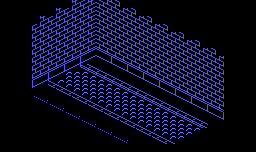

This game map was drawn from its Tiled (.tmx) file and the tilesets committed beside it. A one-line description and the full map source follow:
An orthogonal 32x19 tile map with 8x8 px tiles, 1 tile layer (Tile Layer 1).

<map version="1.0" orientation="orthogonal" renderorder="right-down" width="32" height="19" tilewidth="8" tileheight="8" nextobjectid="1">
 <tileset firstgid="1" name="tiles" tilewidth="8" tileheight="8" tilecount="6144" columns="96">
  <image source="tiles.png" width="768" height="512" />
 </tileset>
 <layer name="Tile Layer 1" width="32" height="19">
  <data encoding="csv">
1,1,1,1,1,1,1,1,1,180,1025,180,177,178,177,1,1,1,1,1,1,1,1,1,1,1,1,1,1,1,1,1,
1,1,1,1,1,1,1,180,1025,180,1025,180,177,80,177,80,177,1,1,1,1,1,1,1,1,1,1,1,1,1,1,1,
1,1,1,1,1,180,1025,180,1025,180,1025,180,177,80,177,80,177,80,177,1,1,1,1,1,1,1,1,1,1,1,1,1,
1,1,1,1,929,180,1025,180,1025,180,1025,180,177,80,177,80,177,80,177,80,177,1,1,1,1,1,1,1,1,1,1,1,
1,1,1,1,1025,180,1025,180,1025,180,929,180,177,80,177,80,177,80,177,80,177,80,177,1,1,1,1,1,1,1,1,1,
1,1,1,1,737,180,833,180,929,180,1025,180,177,80,177,80,177,80,177,80,177,80,177,80,177,1,1,1,1,1,1,1,
1,1,1,1,833,180,929,180,1025,180,1121,1122,273,176,177,80,177,80,177,80,177,80,177,80,177,80,177,1,1,1,1,1,
1,1,1,1,929,180,1025,180,1121,1122,1217,1218,369,272,273,176,177,80,177,80,177,80,177,80,177,80,177,80,1,1,1,1,
1,1,1,1,1025,180,1121,1122,1217,1218,561,562,465,368,369,272,273,176,177,80,177,80,177,80,177,80,177,80,1,1,1,1,
1,1,1,1,1121,1122,1217,1218,1320,1320,1320,560,561,562,465,368,369,272,273,176,177,80,177,80,177,80,177,80,1,1,1,1,
1,1,1,1,1217,1218,749,652,1320,1320,1320,1320,1320,560,561,562,465,368,369,272,273,176,177,80,177,178,177,80,1,1,1,1,
1,1,1,1,1,1,1,748,749,652,1320,1320,1320,1320,1320,560,561,562,465,368,369,272,273,176,177,80,177,178,1,1,1,1,
1,1,1,1,1313,1314,1,1,1,748,749,652,1320,1320,1320,1320,1320,560,561,562,465,368,369,272,273,176,177,80,1,1,1,1,
1,1,1,1,1,1,1313,1314,1,1,1,748,749,652,1320,1320,1320,1320,1320,560,561,562,465,368,369,272,273,176,1,1,1,1,
1,1,1,1,1,1,1,1,1313,1314,1,1,1,748,749,652,1320,1320,1320,1320,1320,560,561,562,465,368,369,272,1,1,1,1,
1,1,1,1,1,1,1,1,1,1,1313,1314,1,1,1,748,749,652,1320,1320,1320,1320,1320,560,561,562,1,1,1,1,1,1,
1,1,1,1,1,1,1,1,1,1,1,1,1313,1314,1,1,1,748,749,652,1320,1320,1320,1320,1412,1,1,1,1,1,1,1,
1,1,1,1,1,1,1,1,1,1,1,1,1,1,1313,1314,1,1,1,748,749,652,1412,1,1,1,1,1,1,1,1,1,
1,1,1,1,1,1,1,1,1,1,1,1,1,1,1,1,1,1,1,1,1,1,1,1,1,1,1,1,1,1,1,1
</data>
 </layer>
</map>
